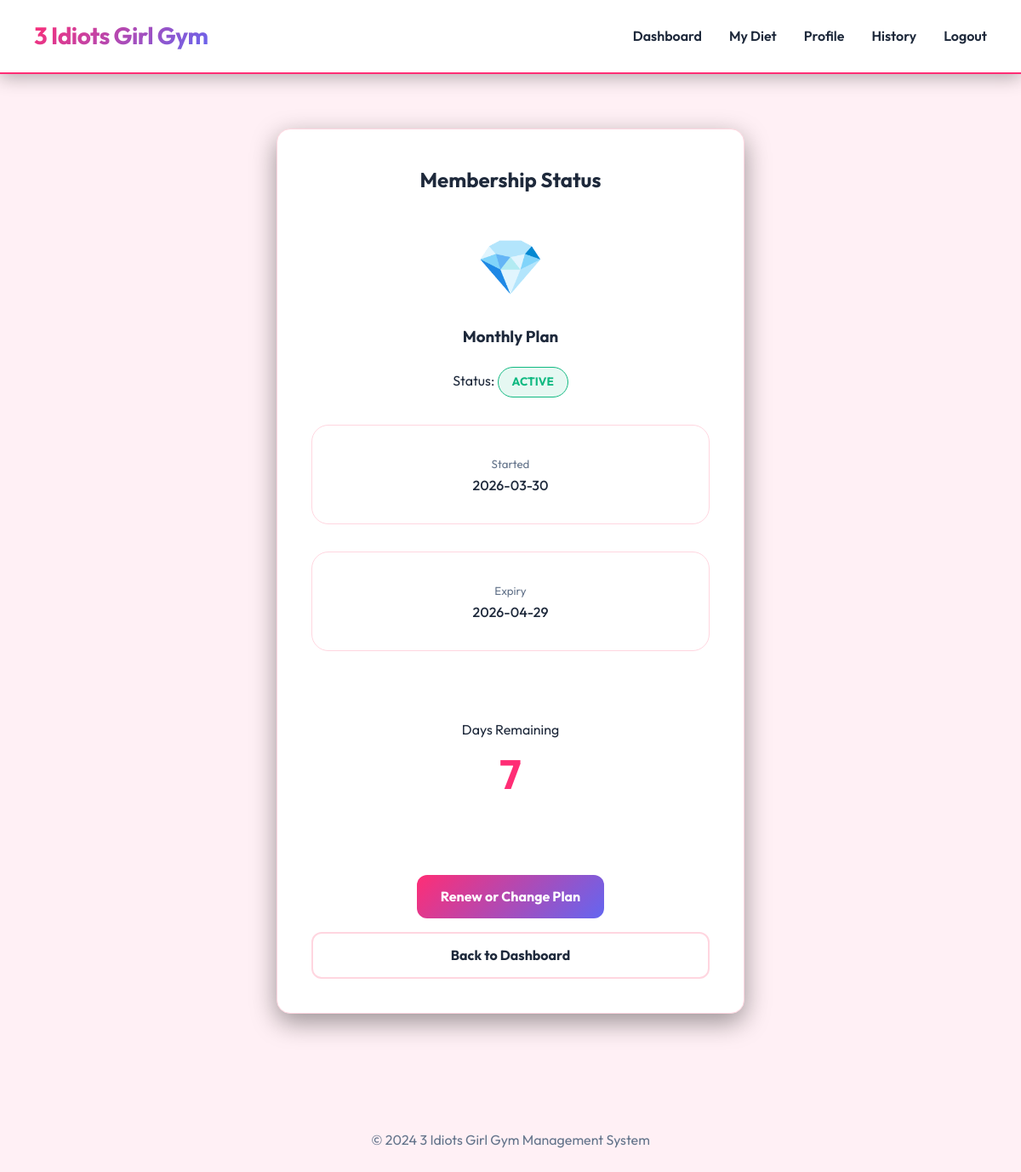
The app's page /membership_status (signed in), older data.
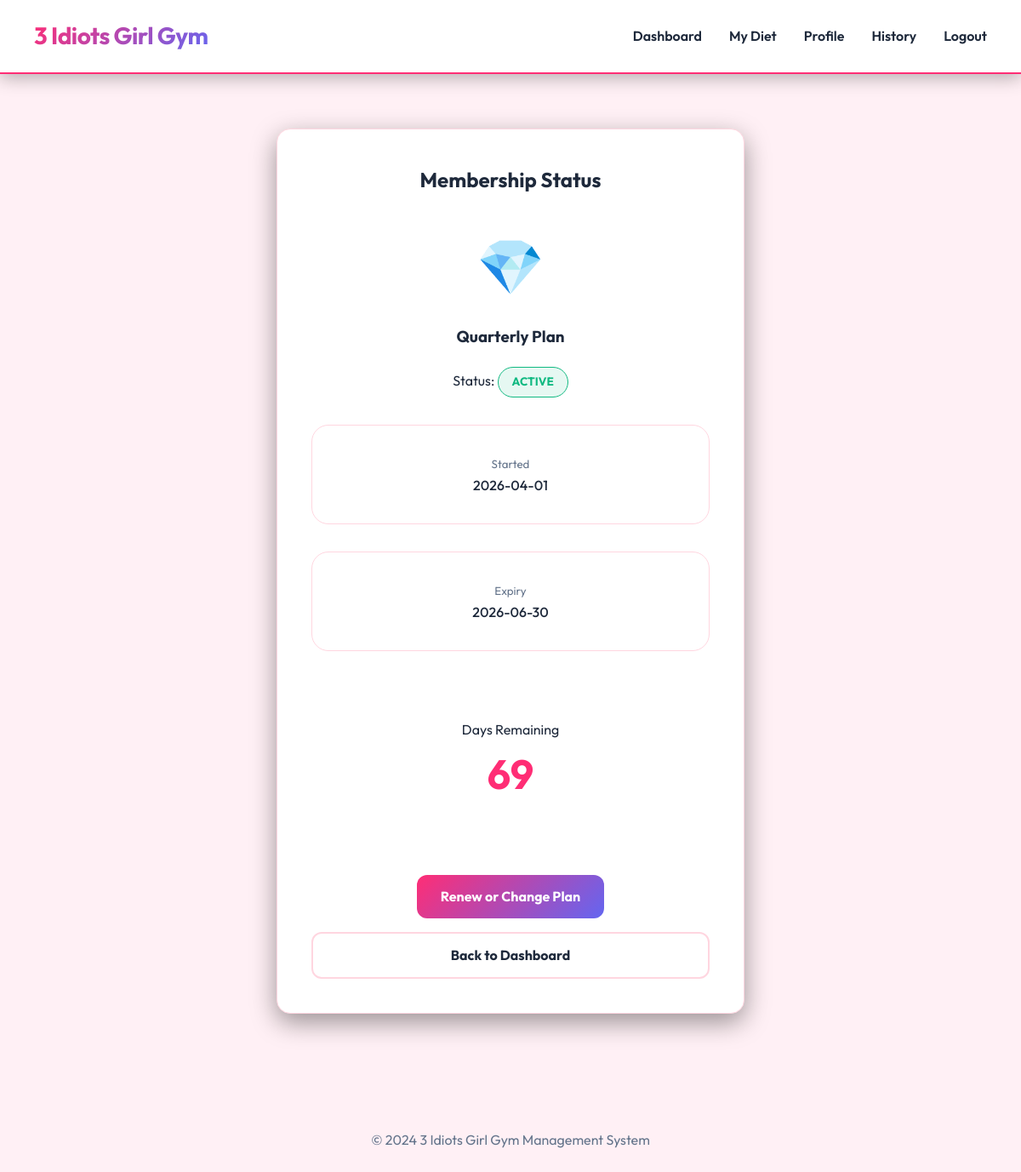
The same page, newer data.
### tables this page shows
CREATE TABLE membership_plans (
    id INTEGER PRIMARY KEY AUTOINCREMENT,
    plan_name TEXT,
    duration_days INTEGER,
    price REAL
);

CREATE TABLE memberships (
    id INTEGER PRIMARY KEY AUTOINCREMENT,
    member_id INTEGER UNIQUE,
    plan_id INTEGER,
    start_date TEXT,
    end_date TEXT,
    FOREIGN KEY (member_id) REFERENCES members(id),
    FOREIGN KEY (plan_id) REFERENCES membership_plans(id)
);

### app.py (the view)
@app.route("/membership_status")
def membership_status():
    if "member_id" not in session:
        return redirect("/login")
    conn = get_db()
    membership = conn.execute("""
        SELECT m.*, p.plan_name, p.duration_days
        FROM memberships m
        JOIN membership_plans p ON m.plan_id = p.id
        WHERE m.member_id = ?
    """, (session["member_id"],)).fetchone()
    conn.close()
    remaining_days = None
    status = None
    if membership:
        today          = datetime.today().date()
        end_date       = datetime.strptime(membership["end_date"][:10], "%Y-%m-%d").date()
        remaining_days = (end_date - today).days
        status         = "Active" if remaining_days >= 0 else "Expired"
    return render_template(
        "membership_status.html",
        membership     = membership,
        status         = status,
        remaining_days = remaining_days
    )

### app.py (called while the page is built)
def get_db():
    conn = sqlite3.connect(DATABASE)
    conn.row_factory = sqlite3.Row
    return conn

### templates/membership_status.html (shortened to what this page needs)
{% extends "base.html" %}
{% block content %}
<div class="page-wrapper narrow">
  <div class="card text-center">
    <h2>Membership Status</h2>
    {% if membership %}
      <div style="margin: 2rem 0;">
        <div class="nav-icon" style="font-size: 4rem;">💎</div>
        <h3 style="margin-top: 1rem;">{{ membership['plan_name'] }} Plan</h3>
        <p class="mt-2">Status:
          {% if status == 'Active' %}
            <span class="pill pill-success">Active</span>
          {% else %}
            <span class="pill pill-danger">Expired</span>
          {% endif %}
        </p>
      </div>
      <div class="stats-grid">
        <div class="stat-card">
          <small class="text-muted">Started</small>
          <div style="font-weight: 500;">{{ membership['start_date'][:10] }}</div>
        </div>
        <div class="stat-card">
          <small class="text-muted">Expiry</small>
          <div style="font-weight: 500;">{{ membership['end_date'][:10] }}</div>
        </div>
      </div>
      {% if remaining_days is not none %}
        <div class="card mt-3" style="background-color: var(--light-color); box-shadow: none; border: 1px solid var(--border-color);">
          <div class="stat-label">Days Remaining</div>
          <div style="font-size: 3rem; font-weight: bold; color: var(--primary-color);">{{ remaining_days if remaining_days >= 0 else 0 }}</div>
        </div>
      {% endif %}
      <div class="mt-4">
        <a href="/membership" class="btn btn-primary">Renew or Change Plan</a>
      </div>
    {% endif %}
    <div class="mt-3">
      <a href="/dashboard" class="btn btn-outline btn-full" style="text-align: center;">Back to Dashboard</a>
    </div>
  </div>
</div>
{% endblock %}

### templates/base.html (shortened to what this page needs)
<!DOCTYPE html>
<html lang="en">
<head>
  <link rel="stylesheet" href="{{ url_for('static', filename='style.css') }}">
</head>
<body>
  <nav class="navbar">
    <a href="/" class="navbar-brand">3 Idiots Girl Gym</a>
    <ul class="navbar-nav">
      {% if session.get('member_id') %}
      <li><a href="/dashboard">Dashboard</a></li>
      <li><a href="/my_diet">My Diet</a></li>
      <li><a href="/profile">Profile</a></li>
      <li><a href="/payment_history">History</a></li>
      <li><a href="/logout">Logout</a></li>
      {% else %}
      <li><a href="/login">Login</a></li>
      <li><a href="/register">Register</a></li>
      {% endif %}
    </ul>
  </nav>
  <div class="container">
    {% block content %}{% endblock %}
  </div>
  <footer class="text-center text-muted" style="padding: 2rem 0;">
    <p>&copy; 2024 3 Idiots Girl Gym Management System</p>
  </footer>
</body>
</html>

### static/style.css (style rules this page uses)
:root { --primary-color: #ff2d75; --primary-hover: #e02568; --secondary-color: #6366f1; --success-color: #10b981; --danger-color: #f43f5e; --warning-color: #f59e0b; --info-color: #0ea5e9; --dark-color: #1e293b; --nav-bg: #ffffff; --body-bg: #fff0f5; --card-bg: #ffffff; --card-border: #ffd6e0; --text-main: #1e293b; --text-muted: #64748b; --accent-gradient: linear-gradient(135deg, #ff2d75 0%, #6366f1 100%); }
* { box-sizing: border-box; margin: 0; padding: 0; }
body { font-family: 'Outfit', sans-serif; background-color: var(--body-bg); color: var(--text-main); line-height: 1.6; }
.navbar { display: flex; justify-content: space-between; align-items: center; padding: 1.25rem 2.5rem; background-color: var(--nav-bg); border-bottom: 2px solid var(--primary-color); box-shadow: 0 4px 20px rgba(0,0,0,0.3); }
.navbar-brand { font-size: 1.75rem; font-weight: 700; text-decoration: none; background: var(--accent-gradient); -webkit-background-clip: text; background-clip: text; -webkit-text-fill-color: transparent; letter-spacing: -0.5px; }
.navbar-nav { display: flex; list-style: none; gap: 2rem; }
.navbar-nav a { color: var(--text-main); text-decoration: none; font-weight: 600; font-size: 1rem; transition: color 0.3s cubic-bezier(0.4, 0, 0.2, 1); }
.container { max-width: 1200px; margin: 3rem auto; padding: 0 1.5rem; }
.page-wrapper { padding: 1rem 0; }
.page-wrapper.narrow { max-width: 550px; margin: auto; }
.card { background-color: var(--card-bg); padding: 2.5rem; border-radius: 16px; border: 1px solid var(--card-border); box-shadow: 0 10px 30px rgba(0, 0, 0, 0.4); margin-bottom: 2.5rem; }
h1, h2, h3 { margin-bottom: 1.25rem; font-weight: 700; }
.text-center { text-align: center; }
.text-muted { color: var(--text-muted); }
.btn { display: inline-block; padding: 0.8rem 1.75rem; border: none; border-radius: 12px; cursor: pointer; text-decoration: none; font-size: 1rem; font-weight: 700; transition: all 0.3s ease; text-align: center; }
.btn-primary { background: var(--accent-gradient); color: #fff; }
.btn-outline { background-color: transparent; border: 2px solid var(--card-border); color: var(--text-main); }
.btn-full { width: 100%; display: block; margin-top: 1rem; }
.pill { display: inline-block; padding: 0.4rem 1rem; border-radius: 50px; font-size: 0.85rem; font-weight: 700; text-transform: uppercase; border-width: 1px; border-style: solid; }
.pill-success { background-color: rgba(16, 185, 129, 0.1); color: #10b981; border-color: #10b981; }
.stats-grid, .nav-grid { display: grid; grid-template-columns: repeat(auto-fit, minmax(260px, 1fr)); gap: 2rem; margin-bottom: 2.5rem; }
.stat-card, .nav-card { padding: 2rem; border: 1px solid var(--card-border); border-radius: 20px; background-color: var(--card-bg); text-align: center; transition: all 0.3s ease; cursor: pointer; }
.nav-icon { font-size: 2.5rem; margin-bottom: 1rem; display: block; }
.mt-3 { margin-top: 1rem; }
.mt-4 { margin-top: 2rem; }

Row changes from the older to the newer data that the page shows:
no longer on this page (row unchanged): membership_plans: plan_name "Monthly"
now on this page (row unchanged): membership_plans: plan_name "Quarterly"
changed memberships: start_date "2026-03-30" → "2026-04-01"; end_date "2026-04-29" → "2026-06-30"
Text that changed along with them:
{{ remaining_days if remaining_days >= 0 else 0 }}: "7" → "69"
